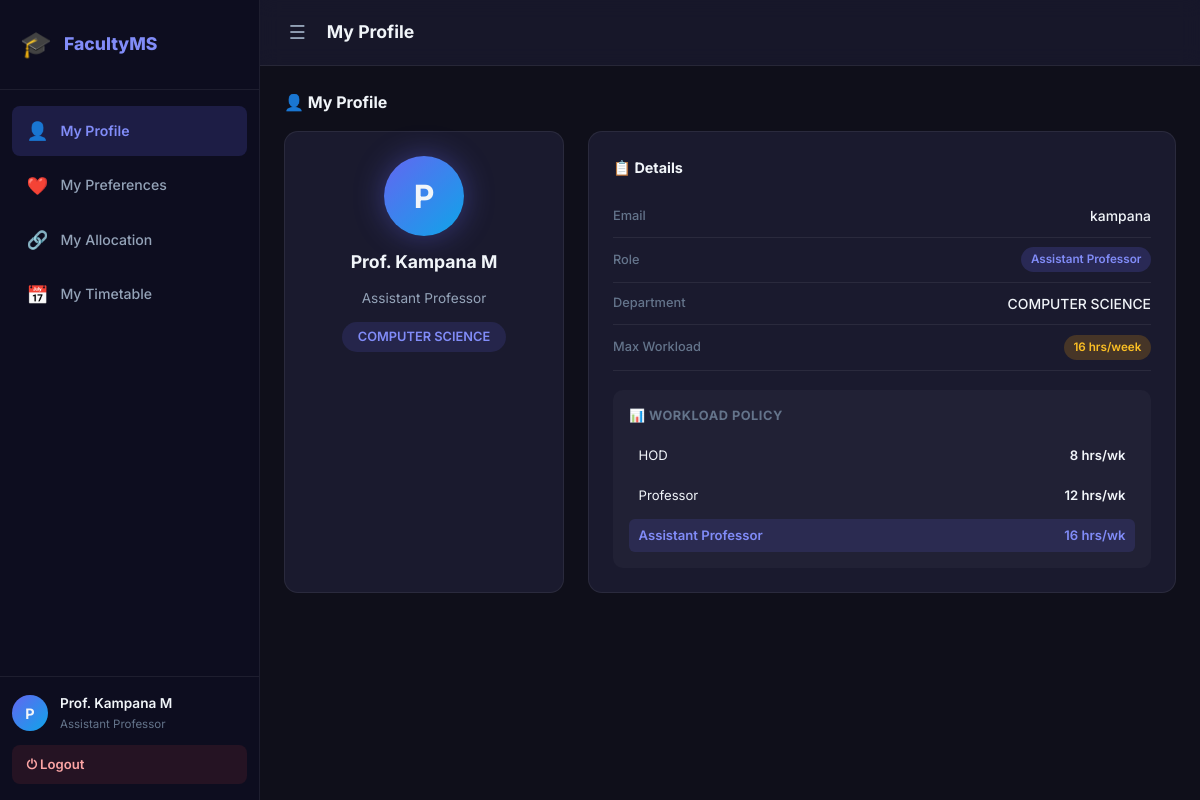
/faculty (signed in), run on the app's committed database.
### tables this page shows
CREATE TABLE faculty (
            id INTEGER PRIMARY KEY AUTOINCREMENT,
            name TEXT NOT NULL,
            email TEXT UNIQUE NOT NULL,
            password TEXT NOT NULL,
            role TEXT NOT NULL CHECK(role IN ("HOD","Professor","Assistant Professor")),
            department TEXT NOT NULL,
            max_workload INTEGER NOT NULL
        );

### app.py (the view)
@app.route('/faculty')
@faculty_required
def faculty_dashboard():
    fid  = session['faculty_id']
    conn = get_db()
    faculty  = conn.execute("SELECT * FROM faculty WHERE id=?", (fid,)).fetchone()
    subjects = conn.execute("SELECT * FROM subject ORDER BY semester, name").fetchall()
    prefs    = conn.execute("SELECT subject_id FROM faculty_preference WHERE faculty_id=?", (fid,)).fetchall()
    pref_ids = [p['subject_id'] for p in prefs]
    allocations = conn.execute("""
        SELECT s.name AS subject_name, s.hours_per_week, s.is_lab, a.batch_no, s.semester
        FROM allocation a JOIN subject s ON a.subject_id = s.id
        WHERE a.faculty_id=?
    """, (fid,)).fetchall()
    conn.close()
    return render_template('faculty_dashboard.html',
                           faculty=faculty, subjects=subjects,
                           pref_ids=pref_ids, allocations=allocations,
                           workload_limits=WORKLOAD_LIMITS,
                           lab_batches=LAB_BATCHES)

### app.py (called while the page is built)
def get_db():
    conn = sqlite3.connect(DATABASE, timeout=10)
    conn.row_factory = sqlite3.Row
    conn.execute("PRAGMA foreign_keys = ON")
    return conn

def faculty_required(f):
    @wraps(f)
    def decorated(*args, **kwargs):
        if session.get('role') != 'faculty':
            flash('Please login as Faculty.', 'error')
            return redirect(url_for('login'))
        return f(*args, **kwargs)
    return decorated

### templates/faculty_dashboard.html (shortened to what this page needs)
<!DOCTYPE html>
<html lang="en">
<head>
  <link rel="stylesheet" href="{{ url_for('static', filename='style.css') }}"/>
</head>
<body class="dashboard-page">
  <aside class="sidebar" id="sidebar">
    <div class="sidebar-brand">
      <span class="brand-icon">🎓</span>
      <span class="brand-text">FacultyMS</span>
    </div>
    <nav class="sidebar-nav">
      <a href="#profile-section" class="nav-link active" onclick="showSection('profile-section',this)">
        <span class="nav-icon">👤</span> My Profile
      </a>
      <a href="#pref-section" class="nav-link" onclick="showSection('pref-section',this)">
        <span class="nav-icon">❤️</span> My Preferences
      </a>
      <a href="#alloc-section" class="nav-link" onclick="showSection('alloc-section',this)">
        <span class="nav-icon">🔗</span> My Allocation
      </a>
      <a href="{{ url_for('faculty_timetable') }}" class="nav-link">
        <span class="nav-icon">📅</span> My Timetable
      </a>
    </nav>
    <div class="sidebar-footer">
      <div class="user-badge">
        <span class="user-avatar">{{ faculty.name[0] }}</span>
        <div>
          <p class="user-name">{{ faculty.name }}</p>
          <p class="user-role">{{ faculty.role }}</p>
        </div>
      </div>
      <a href="{{ url_for('logout') }}" class="logout-btn">⏻ Logout</a>
    </div>
  </aside>
  <main class="main-content">
    <header class="topbar">
      <button class="menu-toggle" onclick="document.getElementById('sidebar').classList.toggle('collapsed')">☰</button>
      <h2 class="page-title" id="pageTitle">My Profile</h2>
    </header>
    <section id="profile-section" class="content-section active-section">
      <div class="section-header">
        <h3>👤 My Profile</h3>
      </div>
      <div class="profile-grid">
        <div class="profile-card card">
          <div class="profile-avatar-lg">{{ faculty.name[0] }}</div>
          <h3 class="profile-name">{{ faculty.name }}</h3>
          <p class="profile-designation">{{ faculty.role }}</p>
          <div class="profile-dept-badge">{{ faculty.department }}</div>
        </div>
        <div class="profile-details card">
          <h4>📋 Details</h4>
          <div class="detail-row">
            <span class="detail-label">Email</span>
            <span class="detail-value">{{ faculty.email }}</span>
          </div>
          <div class="detail-row">
            <span class="detail-label">Role</span>
            <span class="detail-value">
              <span class="badge badge-role">{{ faculty.role }}</span>
            </span>
          </div>
          <div class="detail-row">
            <span class="detail-label">Department</span>
            <span class="detail-value">{{ faculty.department }}</span>
          </div>
          <div class="detail-row">
            <span class="detail-label">Max Workload</span>
            <span class="detail-value">
              <span class="badge badge-hours">{{ faculty.max_workload }} hrs/week</span>
            </span>
          </div>
          {% set wl = workload_limits %}
          <div class="workload-info">
            <h5>📊 Workload Policy</h5>
            <div class="wl-grid">
              {% for role, hrs in wl.items() %}
              <div class="wl-item {% if role == faculty.role %}wl-active{% endif %}">
                <span class="wl-role">{{ role }}</span>
                <span class="wl-hrs">{{ hrs }} hrs/wk</span>
              </div>
              {% endfor %}
            </div>
          </div>
        </div>
      </div>
    </section>
  </main>
</body>
</html>

### data on the page
faculty: name "P", name "Prof. Kampana M", role "Assistant Professor", department "COMPUTER SCIENCE", email "kampana", max_workload "16"

### other printed values
{{ role }} "HOD" "Professor"
{{ hrs }} "8" "12"
